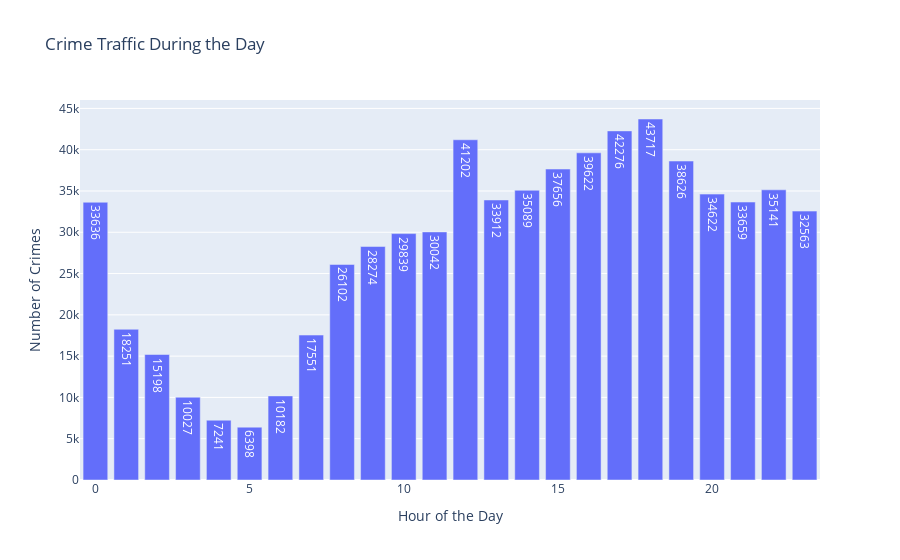

Notebook code for this chart:
### Code cell
# Count crimes per hour
crime_by_hour = df.groupby('hour').size().reset_index(name='crime_count')
fig_2 = px.bar(crime_by_hour, x='hour', y='crime_count', 
             title='Crime Traffic During the Day',
             labels={'hour': 'Hour of the Day', 'crime_count': 'Number of Crimes'},
             text='crime_count')

fig_2.show()

### Figure 1 — Plotly figure (JSON) as saved in the notebook; plotly's stock layout.template omitted (floating-point values rounded to 4 significant figures)
{"data": [{"hovertemplate": "Hour of the Day=%{x}<br>Number of Crimes=%{text}<extra></extra>", "legendgroup": "", "marker": {"color": "#636efa", "pattern": {"shape": ""}}, "name": "", "orientation": "v", "showlegend": false, "text": [33640.0, 18250.0, 15200.0, 10030.0, 7241.0, 6398.0, 10180.0, 17550.0, 26100.0, 28270.0, 29840.0, 30040.0, 41200.0, 33910.0, 35090.0, 37660.0, 39620.0, 42280.0, 43720.0, 38630.0, 34620.0, 33660.0, 35140.0, 32560.0], "textposition": "auto", "type": "bar", "x": [0, 1, 2, 3, 4, 5, 6, 7, 8, 9, 10, 11, 12, 13, 14, 15, 16, 17, 18, 19, 20, 21, 22, 23], "xaxis": "x", "y": [33636, 18251, 15198, 10027, 7241, 6398, 10182, 17551, 26102, 28274, 29839, 30042, 41202, 33912, 35089, 37656, 39622, 42276, 43717, 38626, 34622, 33659, 35141, 32563], "yaxis": "y"}], "layout": {"barmode": "relative", "legend": {"tracegroupgap": 0}, "title": {"text": "Crime Traffic During the Day"}, "xaxis": {"anchor": "y", "domain": [0, 1], "title": {"text": "Hour of the Day"}}, "yaxis": {"anchor": "x", "domain": [0, 1], "title": {"text": "Number of Crimes"}}}}
